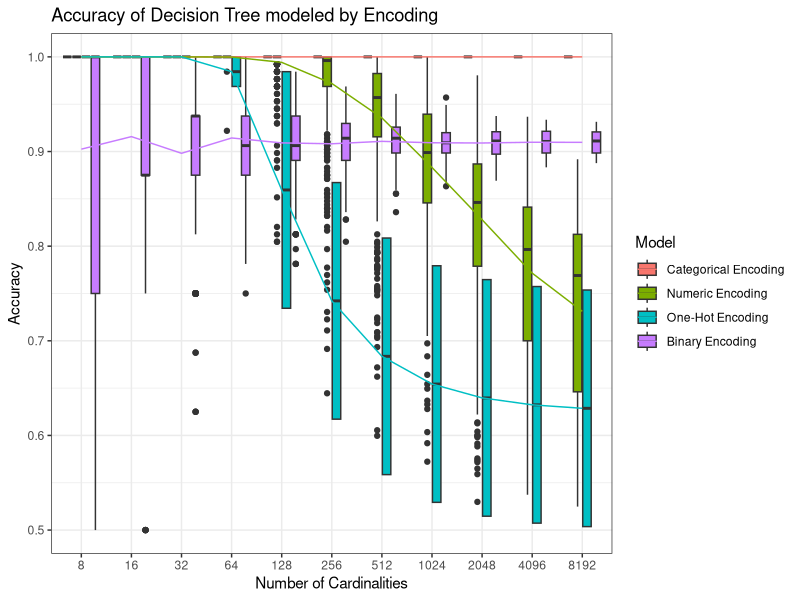
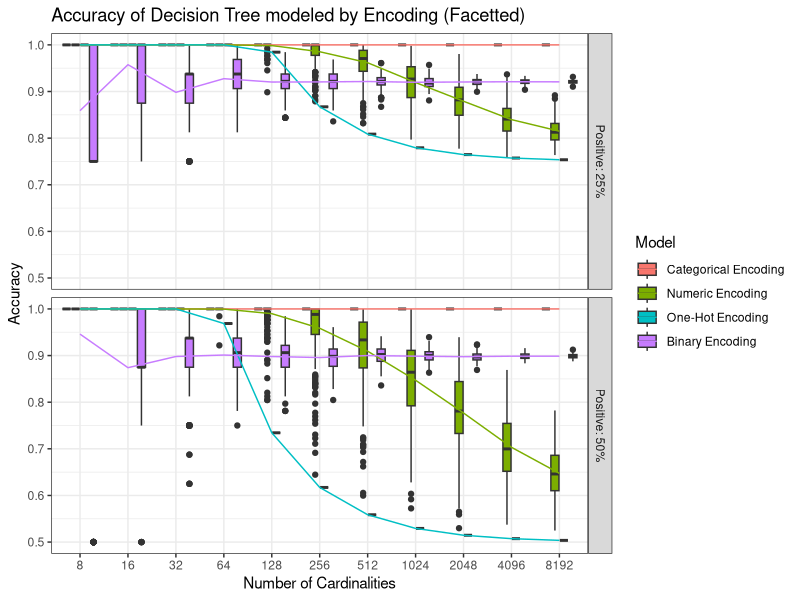
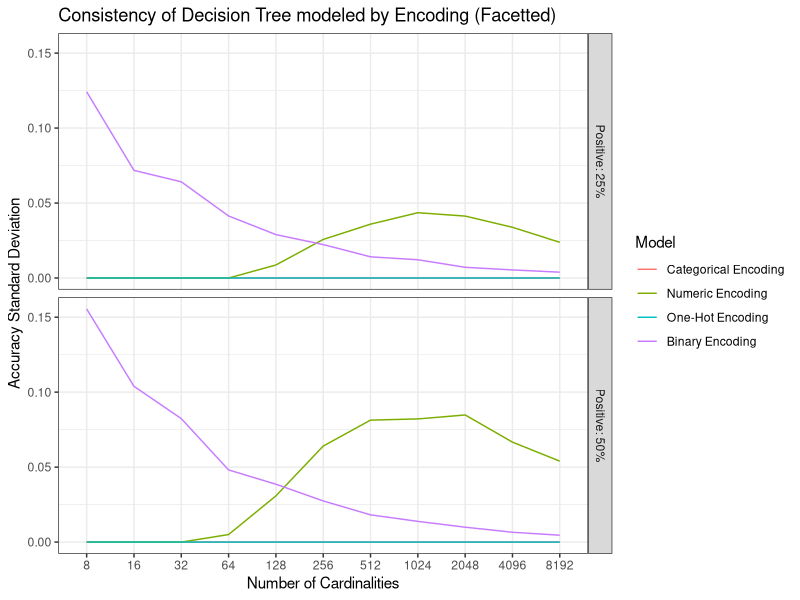
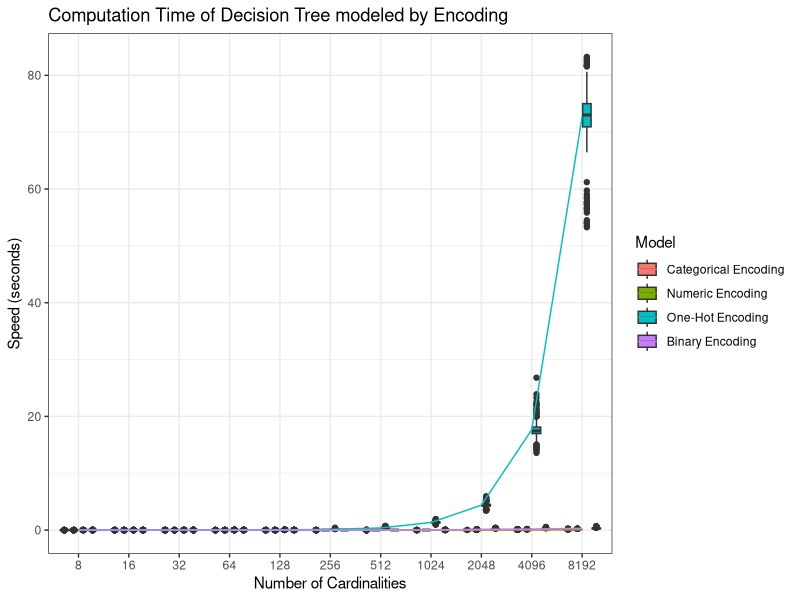
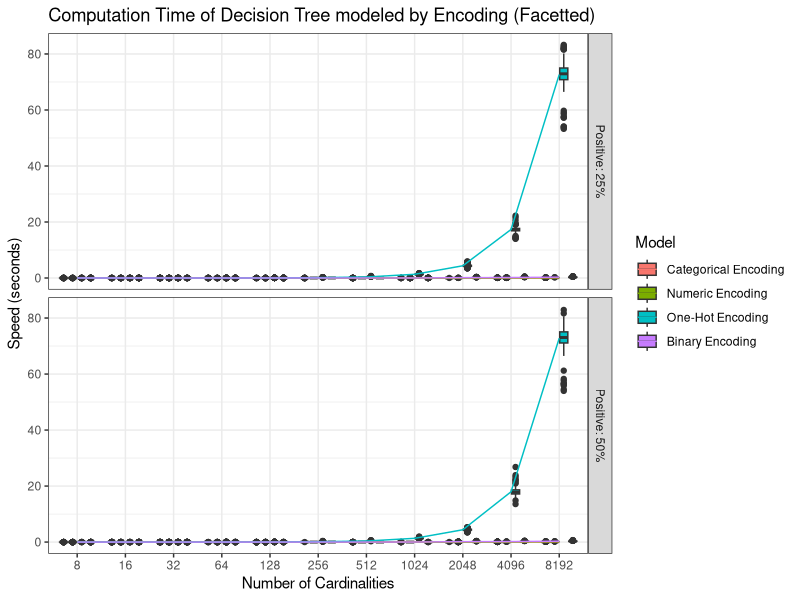

Source code (R) for these figures, in order:
library(data.table)
library(ggplot2)
setwd("D:/CategoricalAnalysis")

data <- fread("big_data.csv", colClasses = c("integer", "integer", "integer",
                                             "numeric", "numeric",
                                             "numeric", "numeric", "numeric", "numeric",
                                             "numeric", "numeric", "numeric", "numeric"))

data$PercentageCor <- data$Correctness / data$Categories

new_data <- rbindlist(list(data[, c(1:5, 6, 10, 14), with = FALSE],
                           data[, c(1:5, 7, 11, 14), with = FALSE],
                           data[, c(1:5, 8, 12, 14), with = FALSE],
                           data[, c(1:5, 9, 13, 14), with = FALSE]))
colnames(new_data) <- c("Categories", "Correctness", "Run", "L1_ExtremaSum", "L2_ExtremaSum", "Acc", "Time", "PercentageCor")
new_data$Model <- factor(c(rep("Categorical Encoding", nrow(data)), rep("Numeric Encoding", nrow(data)), rep("One-Hot Encoding", nrow(data)), rep("Binary Encoding", nrow(data))), levels = c("Categorical Encoding", "Numeric Encoding", "One-Hot Encoding", "Binary Encoding"))
new_data$Categories <- as.factor(new_data$Categories)
new_data$Correctness <- as.factor(new_data$Correctness)
new_data <- new_data[, Mean_Acc := mean(Acc), by = list(Categories, Correctness, Model)]
new_data <- new_data[, Mean_Time := mean(Time), by = list(Categories, Correctness, Model)]
new_data <- new_data[, Sd_Acc := sd(Acc), by = list(Categories, Correctness, Model)]
new_data <- new_data[, Sd_Time := sd(Time), by = list(Categories, Correctness, Model)]

# MAKE HANDS EDIT NOW AND RUN INTERACTIVELY IN RStudio
# ANALYZE YOURSELF FROM HERE

to_analyze <- new_data[Categories %in% c(8, 16, 32, 64, 128, 256)]
to_analyze <- new_data[Categories %in% c(512, 1024, 2048, 4096, 8192)]
to_analyze <- new_data[Model %in% c("Categorical Encoding", "Numeric Encoding", "Binary Encoding")]
to_analyze <- new_data

mean(to_analyze[Model == "Categorical Encoding", Acc])
mean(to_analyze[Model == "Numeric Encoding", Acc])
mean(to_analyze[Model == "One-Hot Encoding", Acc])
mean(to_analyze[Model == "Binary Encoding", Acc])

ggplot(data = to_analyze, aes(x = Categories, y = Acc, fill = Model)) + geom_boxplot() + stat_summary(fun.y = mean, geom = "line", aes(color = Model, group = Model)) + labs(title = "Accuracy of Decision Tree modeled by Encoding", x = "Number of Cardinalities", y = "Accuracy") + theme_bw()

ggplot(data = to_analyze, aes(x = Categories, y = Acc, fill = Model)) + geom_boxplot() + geom_line(aes(x = Categories, y = Mean_Acc, group = Model, color = Model)) + facet_grid(PercentageCor ~ ., labeller = labeller(PercentageCor = as_labeller(c(`0.25` = "Positive: 25%", `0.5` = "Positive: 50%")))) + labs(title = "Accuracy of Decision Tree modeled by Encoding (Facetted)", x = "Number of Cardinalities", y = "Accuracy") + theme_bw()

ggplot(data = to_analyze, aes(x = Categories, y = Sd_Acc, fill = Model)) + geom_line(aes(x = Categories, y = Sd_Acc, group = Model, color = Model)) + facet_grid(PercentageCor ~ ., labeller = labeller(PercentageCor = as_labeller(c(`0.25` = "Positive: 25%", `0.5` = "Positive: 50%")))) + labs(title = "Consistency of Decision Tree modeled by Encoding (Facetted)", x = "Number of Cardinalities", y = "Accuracy Standard Deviation") + theme_bw()

ggplot(data = to_analyze, aes(x = Categories, y = Time, fill = Model)) + geom_boxplot() + stat_summary(fun.y = mean, geom = "line", aes(color = Model, group = Model)) + labs(title = "Computation Time of Decision Tree modeled by Encoding", x = "Number of Cardinalities", y = "Speed (seconds)") + theme_bw()

ggplot(data = to_analyze, aes(x = Categories, y = Time, fill = Model)) + geom_boxplot() + geom_line(aes(x = Categories, y = Mean_Time, group = Model, color = Model)) + facet_grid(PercentageCor ~ ., labeller = labeller(PercentageCor = as_labeller(c(`0.25` = "Positive: 25%", `0.5` = "Positive: 50%")))) + labs(title = "Computation Time of Decision Tree modeled by Encoding (Facetted)", x = "Number of Cardinalities", y = "Speed (seconds)") + theme_bw()
